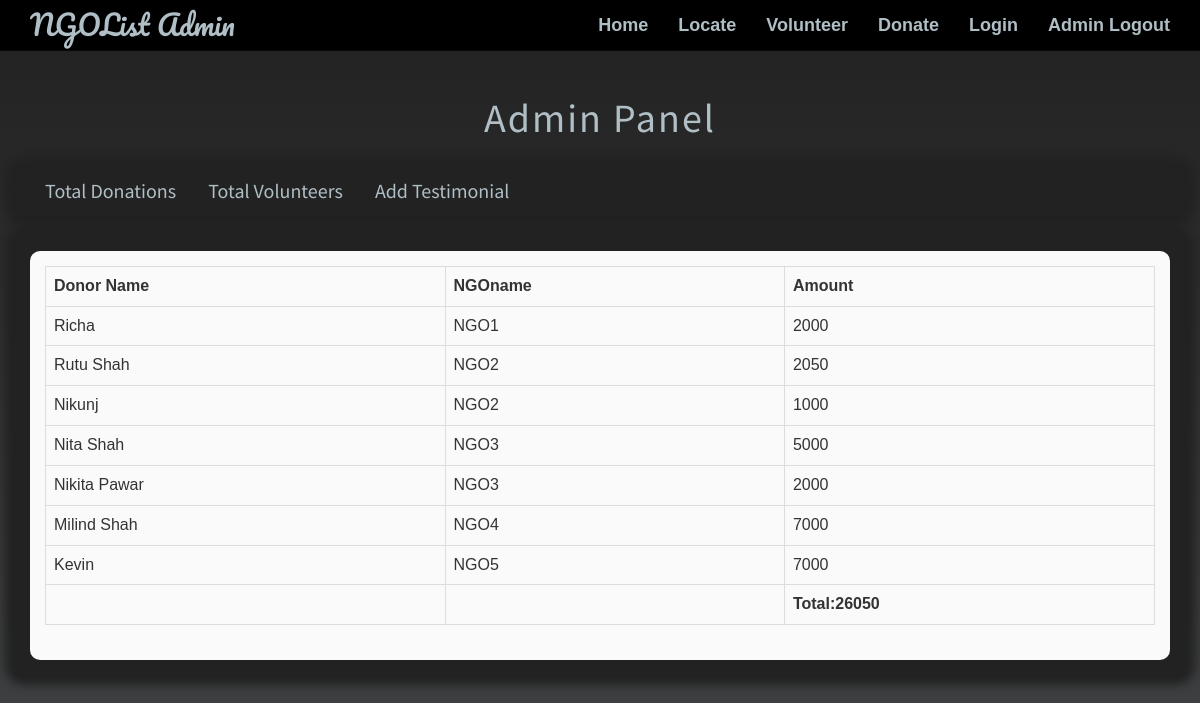
The app's page /admin.php with its own data.
### tables this page shows
CREATE TABLE `donor` (
  `Name` varchar(150) NOT NULL,
  `Contact` bigint(11) NOT NULL,
  `Address` text NOT NULL,
  `Email` text NOT NULL,
  `NGOname` varchar(200) NOT NULL,
  `Amount` decimal(10,0) NOT NULL
);

### admin.php (the view, shortened to what this page needs)
<?php include ('connect.php');
?>
<!DOCTYPE html>
<html>
<head>
	<link rel="stylesheet" href="https://maxcdn.bootstrapcdn.com/bootstrap/3.3.7/css/bootstrap.min.css">
	<link rel="stylesheet" type="text/css" href="animate.css">
	<link rel="stylesheet" type="text/css" href="volunteer.css">
	<link rel="stylesheet" type="text/css" href="admin.css">
	<link rel="stylesheet" href="https://use.fontawesome.com/releases/v5.2.0/css/all.css">
</head>
<body>
	<nav class="navbar navbar-default navbar-inverse navbar-fixed-top">
		<div class="container" id="navbar">
			<div class="navbar-header page-scroll">
				<span class="navbar-brand page-scroll">NGOList Admin</span>
			</div>
			<div class="collapse navbar-collapse" id="nav-collapse">
				<ul class="nav navbar-nav navbar-right">
					<li>
						<a href="homepage.php"><b>Home</b></a>
					</li>
					<li>
						<a href="locate.php"><b>Locate</b></a>
					</li>
					<li>
						<a href="volunteer.php"><b>Volunteer</b></a>
					</li>
					<li>
						<a href="donate.php"><b>Donate</b></a>
					</li>
					<li>
						<a href="login.php"><b>Login</b></a>
					</li>
					<li>
						<a href="logout.php"><b>Admin Logout</b></a>
					</li>
				</ul>
			</div>
		</div>
	</nav>
	<div class="container">
		<div class="row">
			<div class="col-md-12 col-sm-12 col-xs-12 text-center ngo-name">
				<?php
						echo "Admin Panel";
				?>
			</div>
		</div>
		<div class="row tab-container">
			<div class="col-md-12 col-xs-12 col-sm-12 text-center tabs">
  				<ul class="nav nav-pills">
    				<li><a data-toggle="pill" href="#tdonor" class="col-md-12 col-xs-12 col-sm-12 text-center">Total Donations</a></li>
    				<li><a data-toggle="pill" href="#tvolunteer" class="col-md-12 col-xs-12 col-sm-12 text-center">Total Volunteers</a></li>
    				<li><a data-toggle="pill" href="#testimonials" class="col-md-12 col-xs-12 col-sm-12 text-center">Add Testimonial</a></li>
  				</ul>
  			</div>
  	 	</div>
	  	<div class="row table-container">
	  		<div class="tab-content col-md-12 col-xs-12 col-sm-12">
	    		<div id="tdonor" class="tab-pane fade in active">
	    			<?php
	    				$total_donations = 0;
	    				$query_donations = "SELECT Name, NGOname, Amount FROM donor ORDER BY NGOname";
	    				$query_res = mysqli_query($conn,$query_donations);
	    				if(mysqli_num_rows($query_res)==0){
	    					echo "Zero donations right now";
	    				}
	    				else{
	    					echo '<table class="table table-hover table-responsive table-bordered"';
							echo '<tr><th>Donor Name</th><th>NGOname</th><th>Amount</th></tr>';
							while ($row = mysqli_fetch_array($query_res,MYSQLI_ASSOC)) {
								echo '<tr><td>';
								echo $row["Name"];
								echo '</td><td>';
								echo $row["NGOname"];
								echo '</td><td>';
								echo $row["Amount"];
								echo '</td></tr>';
								$total_donations = $total_donations + $row["Amount"];
							}
						}
						echo '<tr><td></td><td></td><td>';
						echo '<b>Total:'. $total_donations.'</b>';
						echo "</table>";
	    			?>
		    	</div>
		    </div>
		</div>
	</div>
</body>
</html>

### volunteer.css (style rules this page uses)
html { height:100%; font-family: "Montserrat",sans-serif; }
body { background: #232526; background: -webkit-linear-gradient(to top, #414345, #212121); background: linear-gradient(to top, #414345, #212121); margin:0; padding:0; font-family: "Montserrat",sans-serif; background-attachment: fixed; }
.navbar-default, .navbar-inverse { background-color: rgba(0,0,0); }
.navbar-default .navbar-nav li a { color: #b0bec5; font-size: 18px; background-color: rgba(0,0,0); }
.navbar-header .navbar-brand { color: #b0bec5; font-family: 'Pacifico', cursive;; font-size: 28px; }

### admin.css (style rules this page uses)
html { height:100%; font-family: "Montserrat",sans-serif; }
body { background: #232526; background: -webkit-linear-gradient(to top, #414345, #212121); background: linear-gradient(to top, #414345, #212121); margin:0; padding:0; background-attachment: fixed; }
.navbar-default, .navbar-inverse, .dropdown-menu { background-color: rgba(0,0,0); }
.navbar-default .navbar-nav li a { color: #b0bec5; font-size: 18px; }
.navbar-header .navbar-brand { color: #b0bec5; font-family: 'Pacifico', cursive; font-size: 28px; }
.ngo-name { color: #b0bec5; font-family: 'Source Sans Pro', sans-serif; font-size: 40px; margin-top: 70px; letter-spacing: 2px; }
.tab-container, .table-container { margin-top:20px; background-color: #222222; box-shadow: 0px 0px 10px 10px #222222; border-radius: 10px; }
.tabs { font-family: 'Source Sans Pro', sans-serif; font-size: 20px; color: white; }
.tabs ul li a { color: #b0bec5; }
.tab-content { padding:15px; }
.tab-pane { color: black; background-color: #fafafa; border-radius: 10px; padding: 15px; }

### records on screen
donor: Name "Richa", NGOname "NGO1", Amount "2000"
donor: Name "Rutu Shah", NGOname "NGO2", Amount "2050"
donor: Name "Nikunj", NGOname "NGO2", Amount "1000"
donor: Name "Nita Shah", NGOname "NGO3", Amount "5000"
donor: Name "Nikita Pawar", NGOname "NGO3", Amount "2000"
donor: Name "Milind Shah", NGOname "NGO4", Amount "7000"
donor: Name "Kevin", NGOname "NGO5", Amount "7000"

### other values on screen
$total_donations "26050"
